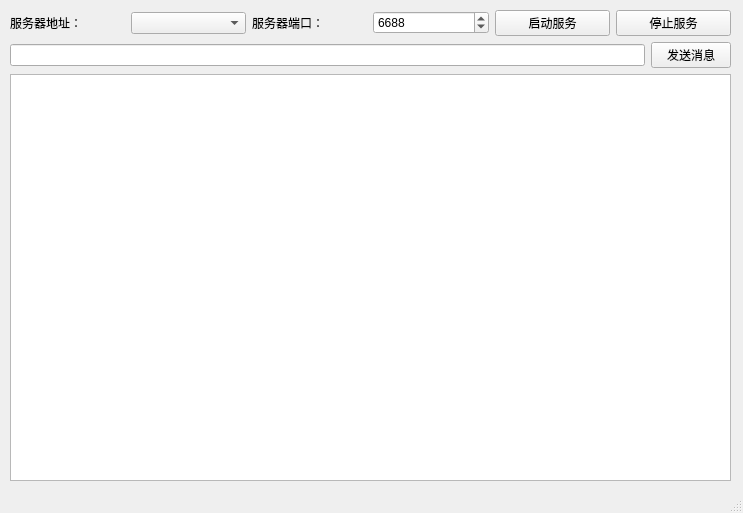
<?xml version="1.0" encoding="UTF-8"?>
<ui version="4.0">
 <class>MainWindow</class>
 <widget class="QMainWindow" name="MainWindow">
  <property name="geometry">
   <rect>
    <x>0</x>
    <y>0</y>
    <width>743</width>
    <height>513</height>
   </rect>
  </property>
  <property name="windowTitle">
   <string>TCP服务器端--测试版</string>
  </property>
  <widget class="QWidget" name="centralwidget">
   <widget class="QWidget" name="">
    <property name="geometry">
     <rect>
      <x>10</x>
      <y>10</y>
      <width>721</width>
      <height>471</height>
     </rect>
    </property>
    <layout class="QVBoxLayout" name="verticalLayout">
     <item>
      <layout class="QHBoxLayout" name="horizontalLayout">
       <item>
        <widget class="QLabel" name="label">
         <property name="text">
          <string>服务器地址：</string>
         </property>
        </widget>
       </item>
       <item>
        <widget class="QComboBox" name="comboBoxIp"/>
       </item>
       <item>
        <widget class="QLabel" name="label_2">
         <property name="text">
          <string>服务器端口：</string>
         </property>
        </widget>
       </item>
       <item>
        <widget class="QSpinBox" name="spinBoxPort">
         <property name="maximum">
          <number>65535</number>
         </property>
         <property name="value">
          <number>6688</number>
         </property>
        </widget>
       </item>
       <item>
        <widget class="QPushButton" name="pushButton_Start">
         <property name="text">
          <string>启动服务</string>
         </property>
        </widget>
       </item>
       <item>
        <widget class="QPushButton" name="pushButton_Stop">
         <property name="text">
          <string>停止服务</string>
         </property>
        </widget>
       </item>
      </layout>
     </item>
     <item>
      <layout class="QHBoxLayout" name="horizontalLayout_2">
       <item>
        <widget class="QLineEdit" name="lineEdit_InputMsg"/>
       </item>
       <item>
        <widget class="QPushButton" name="pushButton_Send">
         <property name="text">
          <string>发送消息</string>
         </property>
        </widget>
       </item>
      </layout>
     </item>
     <item>
      <widget class="QPlainTextEdit" name="plainTextEdit_DispMsg">
       <property name="readOnly">
        <bool>false</bool>
       </property>
      </widget>
     </item>
    </layout>
   </widget>
  </widget>
  <widget class="QStatusBar" name="statusbar"/>
 </widget>
 <resources/>
 <connections/>
</ui>
